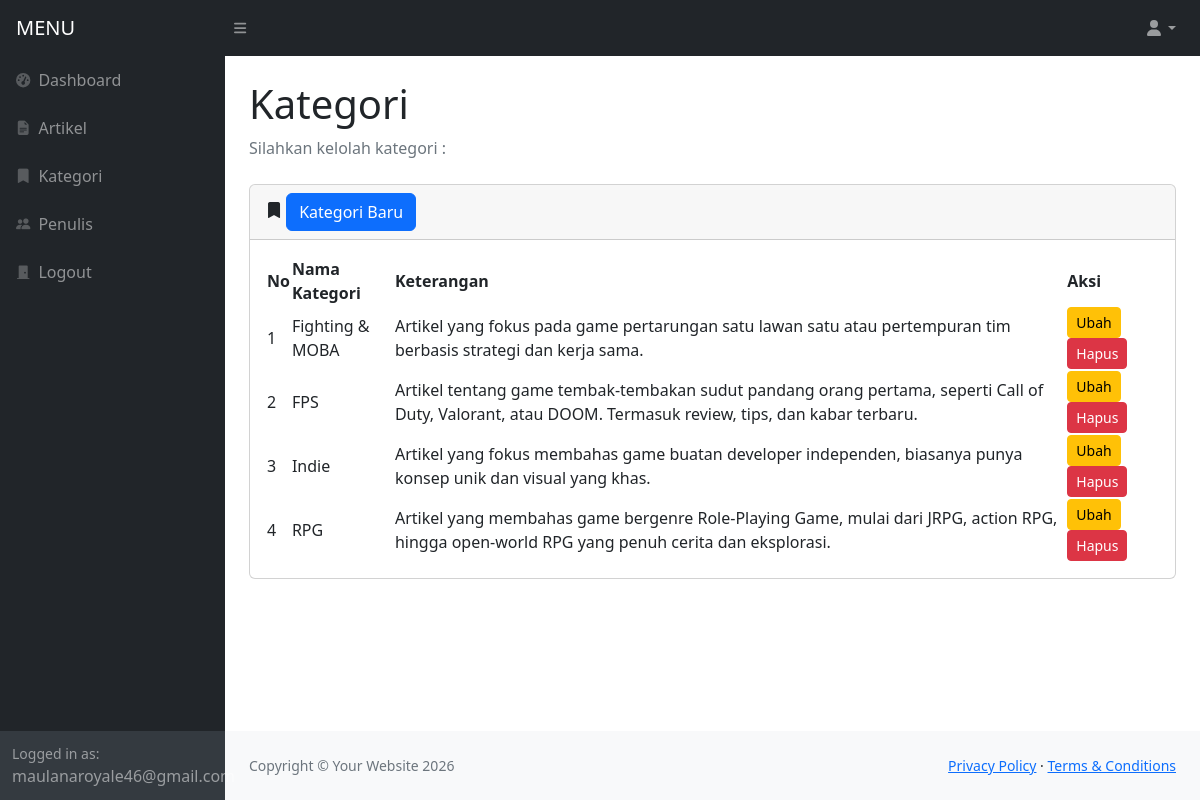
The page /admin/kategori.php (signed in) on the database its author committed.
### tables this page shows
CREATE TABLE `kategori` (
  `id_kategori` int(11) NOT NULL,
  `nama_kategori` varchar(250) NOT NULL,
  `keterangan` text NOT NULL
);

### admin/kategori.php (the view, shortened to what this page needs)
<?php
require 'function.php';
?>
<!DOCTYPE html>
<html lang="en">
<head>
    <link href="https://cdn.jsdelivr.net/npm/simple-datatables@7.1.2/dist/style.min.css" rel="stylesheet" />
    <link href="css/styles.css" rel="stylesheet" />
    <link rel="stylesheet" href="https://cdn.jsdelivr.net/npm/bootstrap-icons@1.11.1/font/bootstrap-icons.css">
</head>
<body class="sb-nav-fixed">
    <nav class="sb-topnav navbar navbar-expand navbar-dark bg-dark">
        <a class="navbar-brand ps-3" href="index.php">MENU</a>
        <button class="btn btn-link btn-sm order-1 order-lg-0 me-4 me-lg-0" id="sidebarToggle" href="#!"><i class="fas fa-bars"></i></button>
        <ul class="navbar-nav ms-auto me-0 me-md-3 my-2 my-md-0">
            <li class="nav-item dropdown">
                <a class="nav-link dropdown-toggle" id="navbarDropdown" href="#" role="button" data-bs-toggle="dropdown" aria-expanded="false"><i class="fas fa-user fa-fw"></i></a>
            </li>
        </ul>
    </nav>
    <div id="layoutSidenav">
        <div id="layoutSidenav_nav">
            <nav class="sb-sidenav accordion sb-sidenav-dark" id="sidenavAccordion">
                <div class="sb-sidenav-menu">
                    <div class="nav">
                        <a class="nav-link" href="index.php">
                            <div class="sb-nav-link-icon"><i class="fas fa-tachometer-alt"></i></div>
                            Dashboard
                        </a>
                        <a class="nav-link" href="artikel.php">
                            <div class="sb-nav-link-icon"><i class="bi bi-file-earmark-text-fill"></i></div>
                            Artikel
                        </a>
                        <a class="nav-link" href="kategori.php">
                            <div class="sb-nav-link-icon"><i class="bi bi-bookmark-fill"></i></div>
                            Kategori
                        </a>
                        <a class="nav-link" href="penulis.php">
                            <div class="sb-nav-link-icon"><i class="bi bi-people-fill"></i></div>
                            Penulis
                        </a>
                        <a class="nav-link" href="logout.php">
                            <div class="sb-nav-link-icon"><i class="bi bi-door-closed-fill"></i></div>
                            Logout
                        </a>
                    </div>
                </div>
                <div class="sb-sidenav-footer">
                    <div class="small">Logged in as:</div>
                    <?php echo $_SESSION["email"]; ?>
                </div>
            </nav>
        </div>
        <div id="layoutSidenav_content">
            <main>
                <div class="container-fluid px-4">
                    <h1 class="mt-4">Kategori</h1>
                    <ol class="breadcrumb mb-4">
                        <li class="breadcrumb-item active">Silahkan kelolah kategori :</li>
                    </ol>
                    <div class="card mb-4">
                        <div class="card-header">
                            <i class="bi bi-bookmark-fill"></i>
                            <button class="btn btn-primary" name="btn_artikel_baru" id="btn_artikel_baru" data-bs-toggle="modal" data-bs-target="#modalFormKategori">Kategori Baru</button>
                        </div>
                        <div class="card-body">
                            <table id="datatablesSimple">
                                <thead>
                                    <tr>
                                        <th>No</th>
                                        <th>Nama Kategori</th>
                                        <th>Keterangan</th>
                                        <th>Aksi</th>
                                    </tr>
                                </thead>
                                <tbody>
                                    <?php
                                    $sql = "SELECT id_kategori, nama_kategori, keterangan FROM kategori ORDER BY id_kategori DESC";
                                    $result = mysqli_query($conn, $sql);
                                    if (mysqli_num_rows($result) > 0) {
                                        $nomor_urut = 0;
                                        while ($row = mysqli_fetch_assoc($result)) {
                                            $nomor_urut++;
                                            $data_id_kategori = $row['id_kategori'];
                                            $data_nama = $row['nama_kategori'];
                                            $data_keterangan = $row['keterangan'];
                                    ?>
                                            <tr>
                                                <td><?php echo $nomor_urut; ?></td>
                                                <td><?php echo $data_nama; ?></td>
                                                <td><?php echo $data_keterangan; ?></td>
                                                <td>
                                                    <button class="btn btn-warning btn-sm" name="btn_ubah_kategori" data-bs-toggle="modal" data-bs-target="#modalFormUpdateKategori<?php echo $data_id_kategori; ?>">Ubah</button>
                                                    <button class="btn btn-danger btn-sm" name="btn_hapus_kategori" data-bs-toggle="modal" data-bs-target="#modalHapusKategori<?php echo $data_id_kategori; ?>">Hapus</button>
                                                </td>
                                            </tr>
                                    <?php
                                        }
                                    } else {
                                        echo "0 results";
                                    }
                                    ?>
                                </tbody>
                            </table>
                        </div>
                    </div>
                </div>
            </main>
            <footer class="py-4 bg-light mt-auto">
                <div class="container-fluid px-4">
                    <div class="d-flex align-items-center justify-content-between small">
                        <div class="text-muted">Copyright &copy; Your Website <?php echo date("Y"); ?></div>
                        <div>
                            <a href="#">Privacy Policy</a>
                            &middot;
                            <a href="#">Terms &amp; Conditions</a>
                        </div>
                    </div>
                </div>
            </footer>
        </div>
    </div>
</body>
</html>

### rows shown on the page
kategori: nama_kategori "Fighting & MOBA", keterangan "Artikel yang fokus pada game pertarungan satu lawan satu atau pertempuran tim berbasis strategi dan kerja sama."
kategori: nama_kategori "FPS", keterangan "Artikel tentang game tembak-tembakan sudut pandang orang pertama, seperti Call of Duty, Valorant, atau DOOM. Termasuk review, tips, dan kabar terbaru."
kategori: nama_kategori "Indie", keterangan "Artikel yang fokus membahas game buatan developer independen, biasanya punya konsep unik dan visual yang khas."
kategori: nama_kategori "RPG", keterangan "Artikel yang membahas game bergenre Role-Playing Game, mulai dari JRPG, action RPG, hingga open-world RPG yang penuh cerita dan eksplorasi."

### other values the page prints
$_SESSION["email"] "maulanaroyale46@gmail.com"
